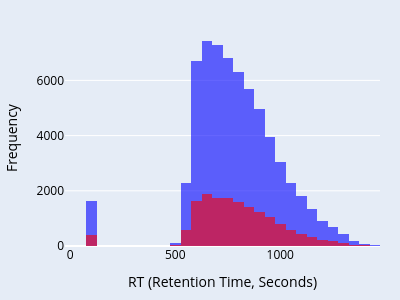

Notebook cell for this chart:
### Markdown cell above
## Random splitting

### Code cell
# Randomly split the dataset into training and validation sets (80:20)
from statsmodels.stats.multicomp import pairwise_tukeyhsd
from sklearn.model_selection import train_test_split
import plotly.express as px

# Split the dataset
train_set, valid_set = train_test_split(dataset_clean, test_size=0.2, random_state=42,shuffle=True)

print(f"Training set size: {len(train_set)}")
print(f"Validation set size: {len(valid_set)}")

# Create an overlapped histogram for RT values in training and validation sets
fig = px.histogram(
    train_set, x='rt', nbins=50, opacity=0.6, 
    #title='Overlapped RT Distribution: Training vs Validation',
    labels={'rt': 'RT (Retention Time, Seconds)', 'Count': 'Frequency'},
    color_discrete_sequence=['blue'],
    marginal=None
)

# Add validation set to the same figure
fig.add_trace(
    px.histogram(
        valid_set, x='rt', nbins=50, opacity=0.6, 
        color_discrete_sequence=['red']
    ).data[0]
)

# Update layout for better visualization
fig.update_layout(
    barmode='overlay',
    plot_bgcolor='rgba(229, 236, 246,1)',
    paper_bgcolor='rgba(229, 236, 246,1)',
    width=400,
    height=300,
    margin=dict(l=20, r=20, t=30, b=20),
    legend=dict(title='Dataset', itemsizing='constant')
)
fig.update_yaxes(title_text='Frequency')
fig.update_xaxes(title_font=dict(size=14, color='black'),
                 tickfont=dict(size=12, color='black'))
fig.update_yaxes(title_font=dict(size=14, color='black'),
                 tickfont=dict(size=12, color='black'))

# Combine training and validation sets for Tukey's HSD test
data_combined = train_set[['rt']].copy()
data_combined['set'] = 'Training'
validation_data = valid_set[['rt']].copy()
validation_data['set'] = 'Validation'
data_combined = pd.concat([data_combined, validation_data])

# Perform Tukey's HSD test
tukey_result = pairwise_tukeyhsd(endog=data_combined['rt'], groups=data_combined['set'], alpha=0.05)
print(tukey_result)

# Annotate the plot with Tukey's HSD results
"""fig.add_annotation(
    text=f"Tukey's HSD p-value: {tukey_result.pvalues[0]:.2f}",
    xref="paper", yref="paper",
    x=0.5, y=0.8, showarrow=False,
    font=dict(size=12, color="black"),
    align="center",
    bgcolor="rgba(255, 255, 255, 0.8)",
    bordercolor="black",
    borderwidth=1
)"""

fig.show()
fig.write_image("images/Figure-2.1-Random.svg", scale=2)

### Figure 1 — Plotly figure (JSON) as saved in the notebook; plotly's stock layout.template omitted (floating-point values rounded to 4 significant figures; data arrays with more than 128 entries replaced by an {"elided": "..."} marker saying what was removed)
{"data": [{"bingroup": "x", "hovertemplate": "RT (Retention Time, Seconds)=%{x}<br>count=%{y}<extra></extra>", "legendgroup": "", "marker": {"color": "blue", "opacity": 0.6, "pattern": {"shape": ""}}, "name": "", "nbinsx": 50, "orientation": "v", "showlegend": false, "type": "histogram", "x": {"elided": "64030 float values"}, "xaxis": "x", "yaxis": "y"}, {"bingroup": "x", "hovertemplate": "rt=%{x}<br>count=%{y}<extra></extra>", "legendgroup": "", "marker": {"color": "red", "opacity": 0.6, "pattern": {"shape": ""}}, "name": "", "nbinsx": 50, "orientation": "v", "showlegend": false, "type": "histogram", "x": {"elided": "16008 float values"}, "xaxis": "x", "yaxis": "y"}], "layout": {"barmode": "overlay", "height": 300, "legend": {"itemsizing": "constant", "title": {"text": "Dataset"}, "tracegroupgap": 0}, "margin": {"b": 20, "l": 20, "r": 20, "t": 30}, "paper_bgcolor": "rgba(229, 236, 246,1)", "plot_bgcolor": "rgba(229, 236, 246,1)", "width": 400, "xaxis": {"anchor": "y", "domain": [0, 1], "tickfont": {"color": "black", "size": 12}, "title": {"font": {"color": "black", "size": 14}, "text": "RT (Retention Time, Seconds)"}}, "yaxis": {"anchor": "x", "domain": [0, 1], "tickfont": {"color": "black", "size": 12}, "title": {"font": {"color": "black", "size": 14}, "text": "Frequency"}}}}
